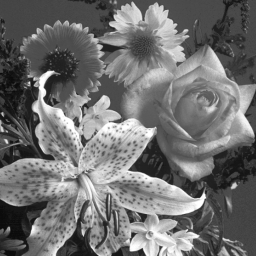
#> input picture flower.png, 256 x 256 px
$ python testbench_dct.py
#> lines starting #> are read from the running program, lines starting #| are printed output that depends on the picture
### wm_dct.py
import numpy
import scipy
import cv2

def dct2(image_in_all_the_people): #row-column implementation of discreet cosine transform
 dim=numpy.shape(image_in_all_the_people)
 g=numpy.zeros(dim)
 out=numpy.zeros(dim)
 for i in range (0, dim[0]):
  g[i,:]=scipy.fft.dct(image_in_all_the_people[i,:])
 for j in range (0, dim[1]):
  out[:,j]=scipy.fft.dct(g[:,j])
 return out

# [9 lines left out: function idct2, not called in this run]

def generate_watermark(image_in_all_the_people,const):
 b=numpy.random.randint(3,size=(numpy.shape(image_in_all_the_people)));
 b=numpy.multiply(b,(b!=2))-(b==2)
 #2 counts as -1
 b=b*const
 return b


def scramble_blocks(mat_in,block_height,block_width, key):
 dim=numpy.shape(mat_in)
 #print(dim)
 blocks_vert=scipy.uint8((dim[0])/block_height) #number of rows of blocks
 blocks_hor=scipy.uint8((dim[1])/block_width) #number of columns of blocks
 #key is divided in two parts.
 #the most significant digits determine th shift in the rows, and the least significant digits determine shift in rows
 key_sr=scipy.floor(key/10000) #rows shifted_by key_sr
 key_sc=key-(key_sr*10000)
 matrix_of_matrices=numpy.zeros((blocks_vert,blocks_hor,block_height,block_width))
 matrix_of_matrices2=numpy.zeros((blocks_vert,blocks_hor,block_height,block_width))
 matrix_buf=numpy.zeros(dim)
 matrix_out=numpy.zeros(dim)
 for i in range (blocks_vert):
  for j in range (blocks_hor):
   matrix_of_matrices[int((i+j*key_sc)%blocks_vert),int((j+key_sr)%blocks_hor),:,:]=mat_in[i*block_height:int((i+1)*block_height),j*block_width:int((j+1)*block_width)]
 for i in range (blocks_vert):
  for j in range (blocks_hor):
   matrix_buf[i*block_height:(i+1)*block_height, j*block_width:(j+1)*block_width]=matrix_of_matrices[i,j,:,:]
 for j in range (blocks_hor):
  for i in range (blocks_vert):
   matrix_of_matrices2[int((i+key_sc)%blocks_vert),int((j+i*key_sr+7)%blocks_hor),:,:]=matrix_buf[i*block_height:int((i+1)*block_height),j*block_width:int((j+1)*block_width)]
 for i in range (blocks_vert):
  for j in range (blocks_hor):
   matrix_out[i*block_height:(i+1)*block_height, j*block_width:(j+1)*block_width]=matrix_of_matrices2[i,j,:,:]
 return matrix_out

def add_watermark(image_in_all_the_people,watermark,watermark_key,window_size):
 wm=watermark
 dim=numpy.shape(image_in_all_the_people)
 if(dim==numpy.shape(watermark)):
  image_dct=dct2(image_in_all_the_people)
  added_wm=numpy.zeros(dim)
  if window_size==1:
   if (((dim[0]%32)!=0)and((dim[1]%32)!=0)):
    added_wm[0:(dim[0]-(dim[0]%32)),0:(dim[1]-(dim[1]%32))]=scramble_blocks(wm[0:(dim[0]-(dim[0]%32)),0:(dim[1]-(dim[1]%32))],32,32,watermark_key)
   elif((dim[0]%32!=0)):
    added_wm[0:(dim[0]-(dim[0]%32)),:]=scramble_blocks(wm[0:(dim[0]-(dim[0]%32)),:],32,32,watermark_key)
   elif((dim[1]%32!=0)):
    added_wm[:,0:(dim[1]-(dim[1]%32))]=scramble_blocks(wm[:,0:(dim[1]-(dim[1]%32))],32,32,watermark_key)
   else:
    added_wm=scramble_blocks(wm,32,32,watermark_key)

  else:
   if (((dim[0]%16)!=0)and((dim[1]%16)!=0)):
    added_wm[0:(dim[0]-(dim[0]%16)),0:(dim[1]-(dim[1]%16))]=scramble_blocks(wm[0:(dim[0]-(dim[0]%16)),0:(dim[1]-(dim[1]%16))],16,16,watermark_key)
   elif((dim[0]%16!=0)):
    added_wm[0:(dim[0]-(dim[0]%16)),:]=scramble_blocks(wm[0:(dim[0]-(dim[0]%16)),:],16,16,watermark_key)
   elif((dim[1]%16!=0)):
    added_wm[:,0:(dim[1]-(dim[1]%16))]=scramble_blocks(wm[:,0:(dim[1]-(dim[1]%16))],16,16,watermark_key)
   else:
    added_wm=scramble_blocks(wm,16,16,watermark_key)
  #print(added_wm)
  added_wm_dct=dct2(added_wm)

  #keep the mid frequencies of the watermark
  added_wm_dct_mid=numpy.triu(added_wm_dct)
  wmdif_dct=numpy.zeros(dim)
  wmdif_dct[0:numpy.uint8(numpy.floor(dim[0]/8)),0:numpy.uint8(numpy.floor(dim[1]/8))]=numpy.triu(added_wm_dct[0:numpy.uint8(numpy.floor(dim[0]/8)),0:numpy.uint8(numpy.floor(dim[1]/8))])
  added_wm_dct_mid=added_wm_dct_mid-wmdif_dct
  wmd_dct=image_dct+added_wm_dct_mid #add watermark to the dct of the image
  wmd_image=idct2(wmd_dct) #inverse dct of watermarked dct
  return wmd_image
 else:
  print("image and watermark must have the same dimensions")
  return image_in_all_the_people

# [81 lines left out: function check_watermark, not called in this run]

### testbench_dct.py
import numpy
import scipy
import cv2
import wm_dct
import wm_dct_s
a=cv2.imread("flower.png",0)
#> a is the input picture: shape (256, 256); min 10, max 255, mean 112
wm=wm_dct.generate_watermark(a,10)
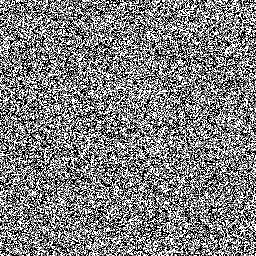
#> wm: shape (256, 256) int64; min -10, max 10, mean 0.00763; drawn with min black and max white
noise=numpy.random.normal(loc=0,scale=0,size=(numpy.shape(a)))

wmd_image=wm_dct.add_watermark(a,wm,77686745,0)+noise
#> after the loop in dct2, `for i in range (0, dim[0]):`:
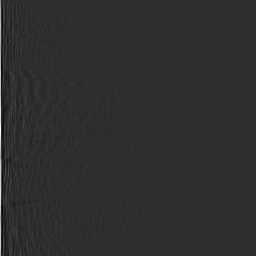
#> g: shape (256, 256) float64; min -17567.6, max 79522, mean 175.9; drawn with min black and max white
#> (the run stopped early here; a loop or call above may not have finished)
